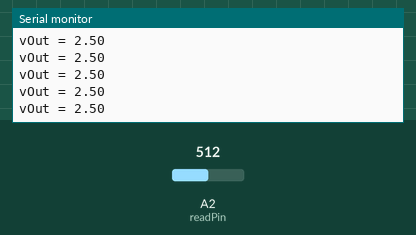
Simulated run of this sketch. Board: Arduino Uno, built with avr-gcc and run on an emulated ATmega328P. Shown: the last lines printed to the serial monitor. The inputs (shaded band) are chosen by the test bench; at power-on: A2 (readPin) = 512.

Above: at 1.2 s.
1.3 s: A2 (readPin) set to 716
At 1.5 s:
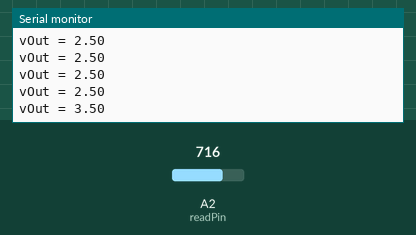
2.8 s: A2 (readPin) set to 900
At 2.88 s:
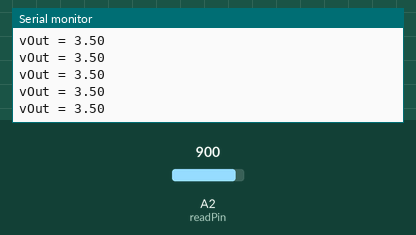
Timing chart, 0 to 5.8 s (numbered marks = the images above; inputs shaded):
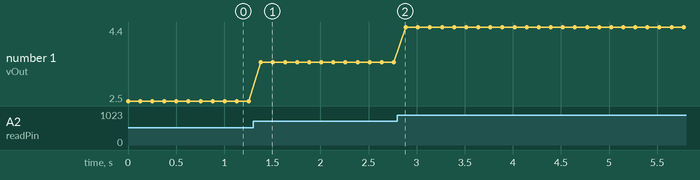

Measured:
- after the input at 1.3 s, the serial monitor: prints a new line after 0.08 s (image 1)
- plotted number 1: 2.5 → 3.5 after the input at 1.3 s, 3.5 → 4.4 after the input at 2.8 s

The sketch:

012_potentiometer.ino
```cpp
// https://www.youtube.com/watch?v=PUte1cmJ44A&list=PLGs0VKk2DiYw-L-RibttcvK-WBZm8WLEP&index=12

int readPin = A2;
float vOut;
float binMultiplier = (5./1023.);
int delayMs = 125;

void setup() {
  // put your setup code here, to run once:
  pinMode(readPin, INPUT);
  Serial.begin(9600);
}

void loop() {
  // put your main code here, to run repeatedly:
  vOut = analogRead(readPin) * binMultiplier;
  Serial.print("vOut = ");
  Serial.println(vOut);
  delay(delayMs);
}
```
